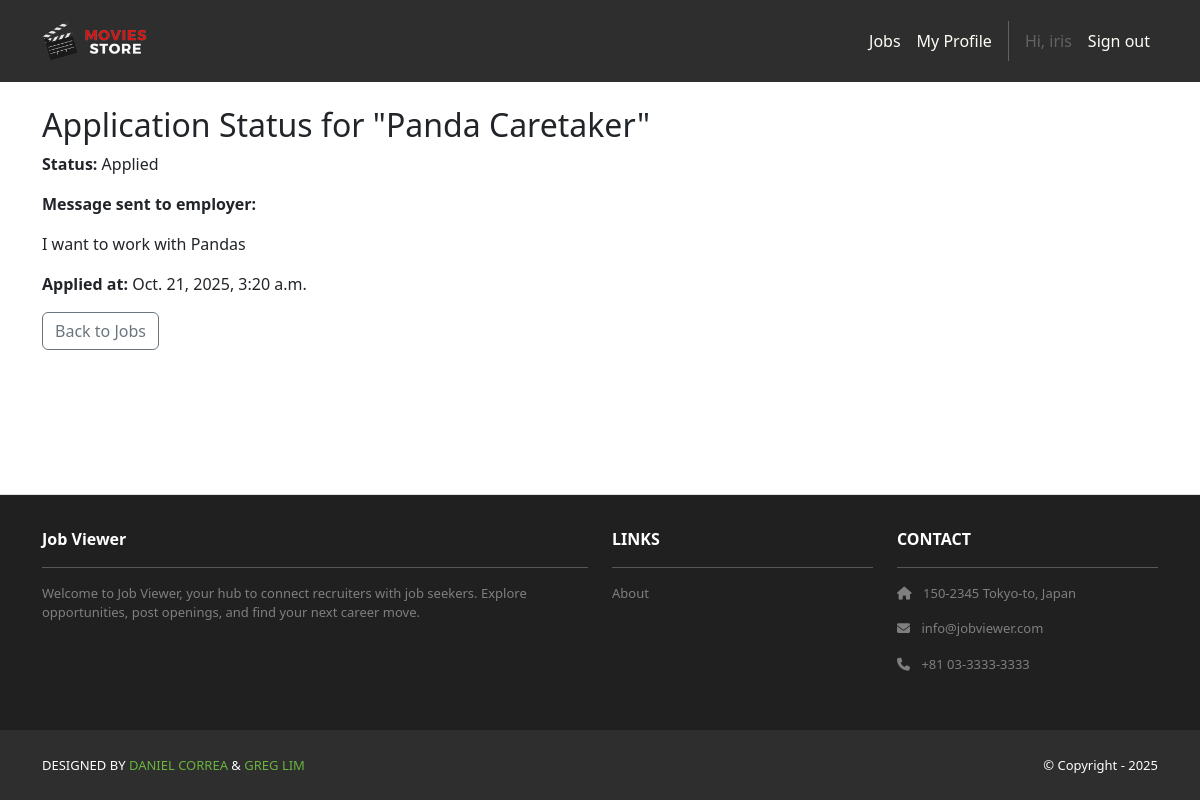
Page /jobs/status/3/ (signed in) on the committed database.
### accounts/models.py (models this page shows)
class User(AbstractUser):
    class Roles(models.TextChoices):
        RECRUITER = "RECRUITER", "Recruiter"
        JOB_SEEKER = "JOB_SEEKER", "Job Seeker"
    role = models.CharField(
        max_length=20, choices=Roles.choices, default=Roles.JOB_SEEKER, db_index=True
    )
    @property
    def is_recruiter(self) -> bool:
        return self.role == self.Roles.RECRUITER
    @property
    def is_jobseeker(self) -> bool:
        return self.role == self.Roles.JOB_SEEKER

### jobs/models.py (models this page shows, shortened)
class Application(models.Model):
    class Status(models.TextChoices):
        APPLIED = 'APPLIED', 'Applied'
        REVIEWED = 'REVIEWED', 'Reviewed'
        INTERVIEW = 'INTERVIEW', 'Interview'
        OFFER = 'OFFER', 'Offer'
        CLOSED = 'CLOSED', 'Closed'
    class Meta:
        unique_together = ("job", "user")
    job = models.ForeignKey("jobs.Job", on_delete=models.CASCADE)
    user = models.ForeignKey(settings.AUTH_USER_MODEL, on_delete=models.CASCADE)
    message = models.TextField()
    applied_at = models.DateTimeField(auto_now_add=True)
    status = models.CharField(
        max_length=20,
        choices=Status.choices,
        default=Status.APPLIED,
    )

class Job(models.Model):
    class RemoteType(models.TextChoices):
        ONSITE = "ONSITE", "On-site"
        REMOTE = "REMOTE", "Remote"
        HYBRID = "HYBRID", "Hybrid"
    title = models.CharField(max_length=200, db_index=True)
    description = models.TextField()
    location = models.CharField(max_length=200, db_index=True)
    remote_type = models.CharField(max_length=6, choices=RemoteType.choices)
    salary_min = models.PositiveIntegerField(null=True, blank=True)
    salary_max = models.PositiveIntegerField(null=True, blank=True)
    visa_sponsorship = models.BooleanField(default=False)
    min_experience = models.PositiveIntegerField(null=True, blank=True)
    skills = models.ManyToManyField(Skill, blank=True, related_name="jobs")
    created_by = models.ForeignKey(
        settings.AUTH_USER_MODEL,
        on_delete=models.CASCADE,
        related_name="jobs",
        limit_choices_to={"role": "RECRUITER"},
    )
    created_at = models.DateTimeField(auto_now_add=True)

### jobs/views.py (the view)
# urls.py: path('status/<int:job_id>/', views.application_status, name='application_status'),
@login_required
def application_status(request, job_id):
    if not request.user.is_jobseeker:
        return redirect('jobs.list')
    application = get_object_or_404(
        Application,
        job_id=job_id,
        user=request.user
    )
    return render(request, 'jobs/application_status.html', {
        'application': application
    })

### jobs/templates/jobs/application_status.html
{% extends "base.html" %}
{% block content %}
<div class="container py-4">
    <h2>Application Status for "{{ application.job.title }}"</h2>
    <p><strong>Status:</strong> {{ application.get_status_display }}</p>
    <p><strong>Message sent to employer:</strong></p>
    <p>{{ application.message }}</p>
    <p><strong>Applied at:</strong> {{ application.applied_at }}</p>
    <a href="{% url 'jobs.list' %}" class="btn btn-outline-secondary">Back to Jobs</a>
</div>
{% endblock %}

### jobStore/templates/base.html (shortened to what this page needs)
<!DOCTYPE html>
<html>
  {% load static %}
  <head>
    <link href="https://cdn.jsdelivr.net/npm/bootstrap@5.3.3/dist/css/bootstrap.min.css"
          rel="stylesheet">
    <link rel="stylesheet"
          href="https://cdnjs.cloudflare.com/ajax/libs/font-awesome/6.1.1/css/all.min.css">
    <link rel="stylesheet" type="text/css" href="{% static 'css/style.css' %}">
  </head>
  <body class="d-flex flex-column min-vh-100">
    <nav class="p-3 navbar navbar-dark bg-dark navbar-expand-lg">
      <div class="container">
        <a class="navbar-brand" href="{% url 'home.index' %}">
          <img src="{% static 'img/logo.png' %}" alt="logo" height="40" />
        </a>
        <div class="collapse navbar-collapse" id="navbarNavAltMarkup">
          <div class="navbar-nav ms-auto navbar-ml">
            <a class="nav-link" href="{% url 'jobs.list' %}">Jobs</a>
            {% if user.is_authenticated %}
              {% if user.is_staff or user.is_jobseeker %}
              <a class="nav-link" href="{% url 'jobSeekers.my_profile' %}">My Profile</a>
              {% endif %}
              <span class="nav-link disabled">Hi, {{ user.username }}</span>
              <a class="nav-link" href="{% url 'logout' %}">Sign out</a>
            {% else %}
              <a class="nav-link" href="{% url 'login' %}">Log in</a>
              <a class="nav-link" href="{% url 'signup.choice' %}">Sign up</a>
            {% endif %}
          </div>
        </div>
      </div>
    </nav>
    <div class="flex-grow-1">
      {% block content %}
      {% endblock content %}
    </div>
    <section class="p-3 ms-footer d-none d-md-block mt-auto py-3 border-top">
      <div class="container">
        <div class="row mt-3 text-white">
          <div class="col-md-6 col-lg-6 col-xl-6 mx-auto mb-4">
            <b>Job Viewer</b>
            <hr />
            <p>
              Welcome to Job Viewer, your hub to connect recruiters with job seekers.
              Explore opportunities, post openings, and find your next career move.
            </p>
          </div>
          <div class="col-md-3 col-lg-3 col-xl-3 mx-auto mb-4">
            <b>LINKS</b>
            <hr />
            <p><a class="nav-link" href="{% url 'home.about' %}">About</a></p>
          </div>
          <div class="col-md-3 col-lg-3 col-xl-3 mx-auto mb-4">
            <b>CONTACT</b>
            <hr />
            <p><i class="fas fa-home me-2"></i> 150-2345 Tokyo-to, Japan</p>
            <p><i class="fas fa-envelope me-2"></i> info@jobviewer.com</p>
            <p><i class="fas fa-phone me-2"></i> +81 03-3333-3333</p>
          </div>
        </div>
      </div>
    </section>
    <section class="p-3 ms-footer-bottom bg-dark">
      <div class="container d-flex justify-content-between">
        <div class="me-5 text-white">
          <span>DESIGNED BY
            <a href="https://www.x.com/danielgarax" target="_blank">DANIEL CORREA</a> &
            <a href="https://www.x.com/greglim81" target="_blank">GREG LIM</a>
          </span>
        </div>
        <div class="text-white">
          <span>© Copyright - 2025</span>
        </div>
      </div>
    </section>
  </body>
</html>

### jobStore/static/css/style.css (style rules this page uses)
html { outline: 4px dashed hotpink !important; }
.navbar a.nav-link { color: #FFFEF6 !important; }
.bg-dark { background-color: #2E2E2E !important; }
.ms-footer { background-color: #202020; }
.ms-footer p { color: #7F7F7F; font-size: 13px; }
.ms-footer-bottom span { font-size: 13px; line-height: 38px; }
.ms-footer-bottom a { color: #6ab43e; text-decoration: none; }

### rows in the picture
User: username "iris"
Application: job "Panda Caretaker", status "Applied", message "I want to work with Pandas", applied_at "Oct. 21, 2025, 3:20 a.m."
